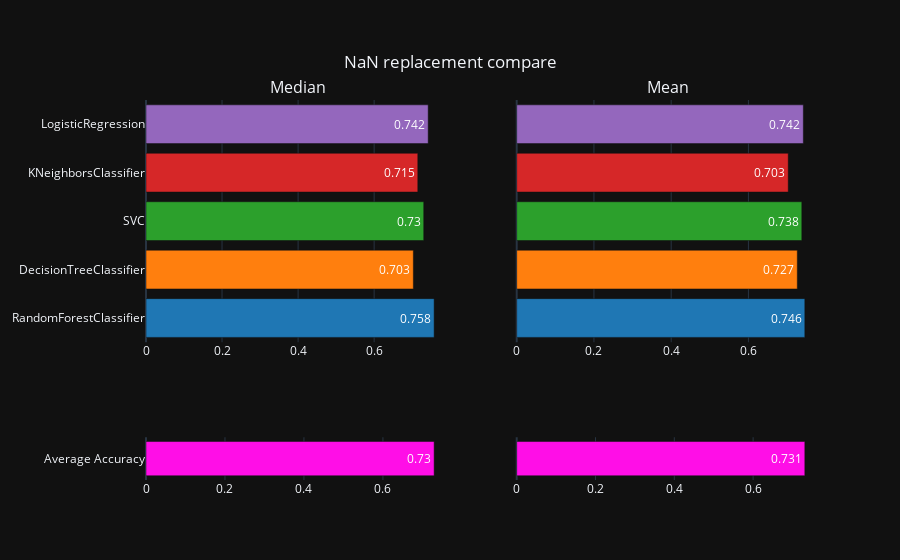
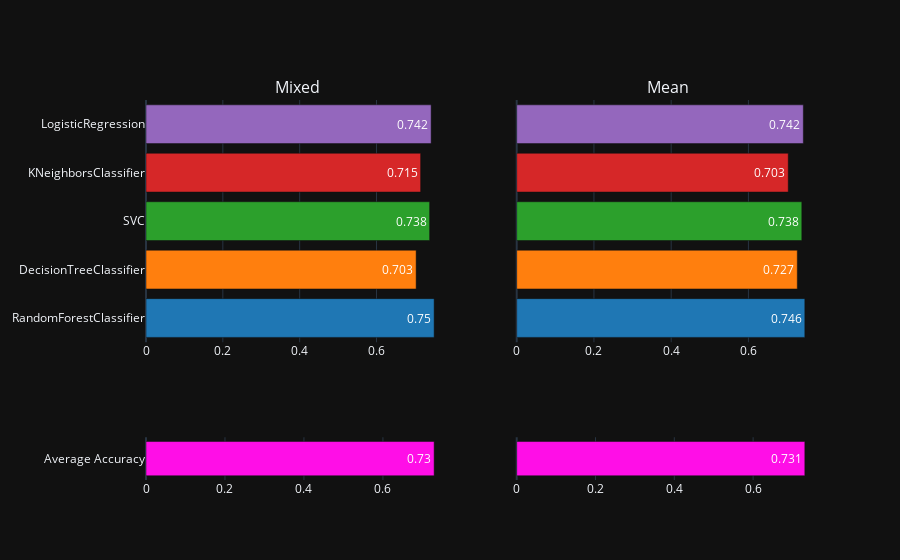

Notebook code cell kept with these figures, in order:
### Markdown cell above
## 2.1 Replace 0 values in various ways

### Code cell
diabetes_df_mean = replace_nan(diabetes_df, strategy='mean')
diabetes_df_median = replace_nan(diabetes_df, strategy='median')
diabetes_df_mixed = replace_nan(diabetes_df, strategy='mixed')

X_train_mean, X_test_mean, y_train_mean, y_test_mean = scale_split_data(diabetes_df_mean)
X_train_median, X_test_median, y_train_median, y_test_median = scale_split_data(diabetes_df_median)
X_train_mixed, X_test_mixed, y_train_mixed, y_test_mixed = scale_split_data(diabetes_df_mixed)

compare_model_accuracy("NaN replacement compare", "Median", models_with_default_parameters,
                       X_train_median, X_test_median, y_train_median, y_test_median,
                       "Mean", models_with_default_parameters, X_train_mean, X_test_mean, y_train_mean, y_test_mean)
compare_model_accuracy("", "Mixed", models_with_default_parameters,
                       X_train_mixed, X_test_mixed, y_train_mixed, y_test_mixed,
                       "Mean", models_with_default_parameters, X_train_mean, X_test_mean, y_train_mean, y_test_mean)

### Figure 1 — Plotly figure (JSON) as saved in the notebook; plotly's stock layout.template omitted (floating-point values rounded to 4 significant figures)
{"data": [{"marker": {"color": ["#1f77b4", "#ff7f0e", "#2ca02c", "#d62728", "#9467bd"]}, "orientation": "h", "showlegend": false, "text": [0.758, 0.703, 0.73, 0.715, 0.742], "textfont": {"color": "white"}, "textposition": "auto", "x": [0.7578, 0.7031, 0.7305, 0.7148, 0.7422], "xaxis": "x", "y": ["RandomForestClassifier", "DecisionTreeClassifier", "SVC", "KNeighborsClassifier", "LogisticRegression"], "yaxis": "y", "type": "bar"}, {"marker": {"color": "#ff0ee7"}, "orientation": "h", "showlegend": false, "text": [0.73], "textfont": {"color": "white"}, "textposition": "auto", "x": [0.7297], "xaxis": "x3", "y": ["Average Accuracy"], "yaxis": "y3", "type": "bar"}, {"marker": {"color": ["#1f77b4", "#ff7f0e", "#2ca02c", "#d62728", "#9467bd"]}, "orientation": "h", "showlegend": false, "text": [0.746, 0.727, 0.738, 0.703, 0.742], "textfont": {"color": "white"}, "textposition": "auto", "x": [0.7461, 0.7266, 0.7383, 0.7031, 0.7422], "xaxis": "x2", "y": ["RandomForestClassifier", "DecisionTreeClassifier", "SVC", "KNeighborsClassifier", "LogisticRegression"], "yaxis": "y2", "type": "bar"}, {"marker": {"color": "#ff0ee7"}, "orientation": "h", "showlegend": false, "text": [0.731], "textfont": {"color": "white"}, "textposition": "auto", "x": [0.7312], "xaxis": "x4", "y": ["Average Accuracy"], "yaxis": "y4", "type": "bar"}], "layout": {"annotations": [{"font": {"size": 16}, "showarrow": false, "text": "Median", "x": 0.225, "xanchor": "center", "xref": "paper", "y": 1.0, "yanchor": "bottom", "yref": "paper"}, {"font": {"size": 16}, "showarrow": false, "text": "Mean", "x": 0.775, "xanchor": "center", "xref": "paper", "y": 1.0, "yanchor": "bottom", "yref": "paper"}], "title": {"text": "NaN replacement compare", "x": 0.5, "y": 0.9}, "xaxis": {"anchor": "y", "domain": [0.0, 0.45]}, "yaxis": {"anchor": "x", "domain": [0.3625, 1.0]}, "xaxis2": {"anchor": "y2", "domain": [0.55, 1.0]}, "yaxis2": {"anchor": "x2", "domain": [0.3625, 1.0], "matches": "y", "showticklabels": false}, "xaxis3": {"anchor": "y3", "domain": [0.0, 0.45]}, "yaxis3": {"anchor": "x3", "domain": [0.0, 0.1125]}, "xaxis4": {"anchor": "y4", "domain": [0.55, 1.0]}, "yaxis4": {"anchor": "x4", "domain": [0.0, 0.1125], "matches": "y3", "showticklabels": false}}}

### Figure 2 — Plotly figure (JSON) as saved in the notebook; plotly's stock layout.template omitted (floating-point values rounded to 4 significant figures)
{"data": [{"marker": {"color": ["#1f77b4", "#ff7f0e", "#2ca02c", "#d62728", "#9467bd"]}, "orientation": "h", "showlegend": false, "text": [0.75, 0.703, 0.738, 0.715, 0.742], "textfont": {"color": "white"}, "textposition": "auto", "x": [0.75, 0.7031, 0.7383, 0.7148, 0.7422], "xaxis": "x", "y": ["RandomForestClassifier", "DecisionTreeClassifier", "SVC", "KNeighborsClassifier", "LogisticRegression"], "yaxis": "y", "type": "bar"}, {"marker": {"color": "#ff0ee7"}, "orientation": "h", "showlegend": false, "text": [0.73], "textfont": {"color": "white"}, "textposition": "auto", "x": [0.7297], "xaxis": "x3", "y": ["Average Accuracy"], "yaxis": "y3", "type": "bar"}, {"marker": {"color": ["#1f77b4", "#ff7f0e", "#2ca02c", "#d62728", "#9467bd"]}, "orientation": "h", "showlegend": false, "text": [0.746, 0.727, 0.738, 0.703, 0.742], "textfont": {"color": "white"}, "textposition": "auto", "x": [0.7461, 0.7266, 0.7383, 0.7031, 0.7422], "xaxis": "x2", "y": ["RandomForestClassifier", "DecisionTreeClassifier", "SVC", "KNeighborsClassifier", "LogisticRegression"], "yaxis": "y2", "type": "bar"}, {"marker": {"color": "#ff0ee7"}, "orientation": "h", "showlegend": false, "text": [0.731], "textfont": {"color": "white"}, "textposition": "auto", "x": [0.7312], "xaxis": "x4", "y": ["Average Accuracy"], "yaxis": "y4", "type": "bar"}], "layout": {"annotations": [{"font": {"size": 16}, "showarrow": false, "text": "Mixed", "x": 0.225, "xanchor": "center", "xref": "paper", "y": 1.0, "yanchor": "bottom", "yref": "paper"}, {"font": {"size": 16}, "showarrow": false, "text": "Mean", "x": 0.775, "xanchor": "center", "xref": "paper", "y": 1.0, "yanchor": "bottom", "yref": "paper"}], "title": {"text": "", "x": 0.5, "y": 0.9}, "xaxis": {"anchor": "y", "domain": [0.0, 0.45]}, "yaxis": {"anchor": "x", "domain": [0.3625, 1.0]}, "xaxis2": {"anchor": "y2", "domain": [0.55, 1.0]}, "yaxis2": {"anchor": "x2", "domain": [0.3625, 1.0], "matches": "y", "showticklabels": false}, "xaxis3": {"anchor": "y3", "domain": [0.0, 0.45]}, "yaxis3": {"anchor": "x3", "domain": [0.0, 0.1125]}, "xaxis4": {"anchor": "y4", "domain": [0.55, 1.0]}, "yaxis4": {"anchor": "x4", "domain": [0.0, 0.1125], "matches": "y3", "showticklabels": false}}}
